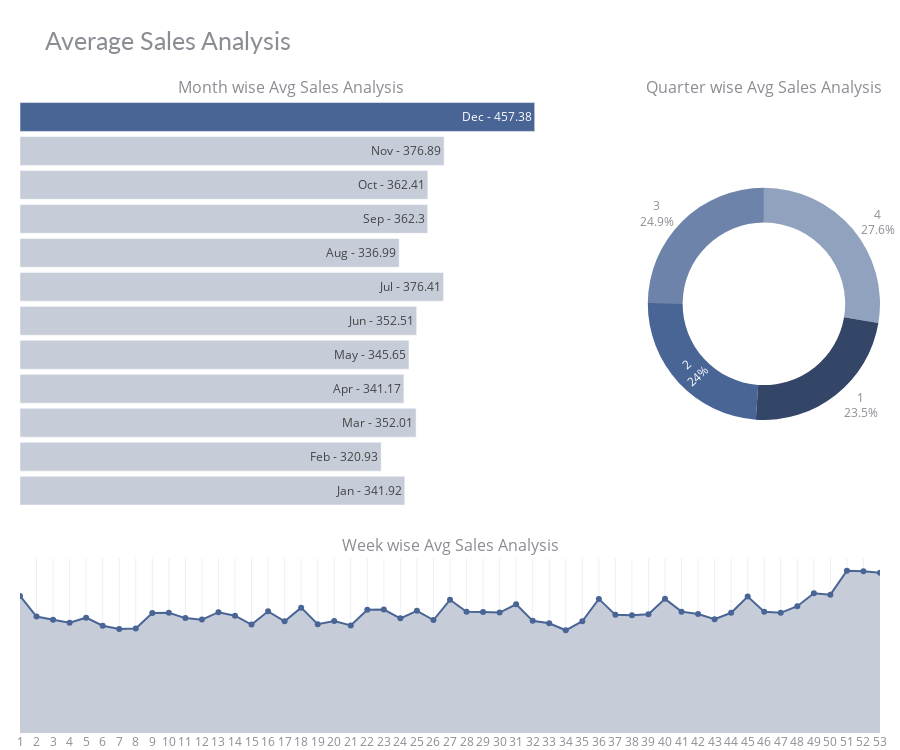

Notebook code cell kept with this figure:
### Code cell
# data
df_m_sa = data.groupby('month').agg({"sales" : "mean"}).reset_index()
df_m_sa['sales'] = round(df_m_sa['sales'],2)
df_m_sa['month_text'] = df_m_sa['month'].apply(lambda x: calendar.month_abbr[x])
df_m_sa['text'] = df_m_sa['month_text'] + ' - ' + df_m_sa['sales'].astype(str) 

df_w_sa = data.groupby('week').agg({"sales" : "mean"}).reset_index() 
df_q_sa = data.groupby('quarter').agg({"sales" : "mean"}).reset_index() 
# chart color
df_m_sa['color'] = '#496595'
df_m_sa['color'][:-1] = '#c6ccd8'
df_w_sa['color'] = '#c6ccd8'

# chart
fig = make_subplots(rows=2, cols=2, vertical_spacing=0.08,
                    row_heights=[0.7, 0.3], 
                    specs=[[{"type": "bar"}, {"type": "pie"}],
                           [{"colspan": 2}, None]],
                    column_widths=[0.7, 0.3],
                    subplot_titles=("Month wise Avg Sales Analysis", "Quarter wise Avg Sales Analysis", 
                                    "Week wise Avg Sales Analysis"))

fig.add_trace(go.Bar(x=df_m_sa['sales'], y=df_m_sa['month'], marker=dict(color= df_m_sa['color']),
                     text=df_m_sa['text'],textposition='auto',
                     name='Month', orientation='h'), 
                     row=1, col=1)
fig.add_trace(go.Pie(values=df_q_sa['sales'], labels=df_q_sa['quarter'], name='Quarter',
                     marker=dict(colors=['#334668','#496595','#6D83AA','#91A2BF','#C8D0DF']), hole=0.7,
                     hoverinfo='label+percent+value', textinfo='label+percent'), 
                     row=1, col=2)
fig.add_trace(go.Scatter(x=df_w_sa['week'], y=df_w_sa['sales'], mode='lines+markers', fill='tozeroy', fillcolor='#c6ccd8',
                     marker=dict(color= '#496595'), name='Week'), 
                     row=2, col=1)

# styling
fig.update_yaxes(visible=False, row=1, col=1)
fig.update_xaxes(visible=False, row=1, col=1)
fig.update_xaxes(tickmode = 'array', tickvals=df_w_sa.week, ticktext=[i for i in range(1,53)], 
                 row=2, col=1)
fig.update_yaxes(visible=False, row=2, col=1)
fig.update_layout(height=750, bargap=0.15,
                  margin=dict(b=0,r=20,l=20), 
                  title_text="Average Sales Analysis",
                  template="plotly_white",
                  title_font=dict(size=25, color='#8a8d93', family="Lato, sans-serif"),
                  font=dict(color='#8a8d93'),
                  hoverlabel=dict(bgcolor="#f2f2f2", font_size=13, font_family="Lato, sans-serif"),
                  showlegend=False)
fig.show()

### Figure 1 — Plotly figure (JSON) as saved in the notebook; plotly's stock layout.template omitted (floating-point values rounded to 4 significant figures)
{"data": [{"marker": {"color": ["#c6ccd8", "#c6ccd8", "#c6ccd8", "#c6ccd8", "#c6ccd8", "#c6ccd8", "#c6ccd8", "#c6ccd8", "#c6ccd8", "#c6ccd8", "#c6ccd8", "#496595"]}, "name": "Month", "orientation": "h", "text": ["Jan - 341.92", "Feb - 320.93", "Mar - 352.01", "Apr - 341.17", "May - 345.65", "Jun - 352.51", "Jul - 376.41", "Aug - 336.99", "Sep - 362.3", "Oct - 362.41", "Nov - 376.89", "Dec - 457.38"], "textposition": "auto", "type": "bar", "x": [341.9, 320.9, 352.0, 341.2, 345.6, 352.5, 376.4, 337.0, 362.3, 362.4, 376.9, 457.4], "xaxis": "x", "y": [1, 2, 3, 4, 5, 6, 7, 8, 9, 10, 11, 12], "yaxis": "y"}, {"domain": {"x": [0.73, 1], "y": [0.356, 1]}, "hole": 0.7, "hoverinfo": "label+percent+value", "labels": [1, 2, 3, 4], "marker": {"colors": ["#334668", "#496595", "#6D83AA", "#91A2BF", "#C8D0DF"]}, "name": "Quarter", "textinfo": "label+percent", "type": "pie", "values": [338.8, 346.5, 359.3, 399.2]}, {"fill": "tozeroy", "fillcolor": "#c6ccd8", "marker": {"color": "#496595"}, "mode": "lines+markers", "name": "Week", "type": "scatter", "x": [1, 2, 3, 4, 5, 6, 7, 8, 9, 10, 11, 12, 13, 14, 15, 16, 17, 18, 19, 20, 21, 22, 23, 24, 25, 26, 27, 28, 29, 30, 31, 32, 33, 34, 35, 36, 37, 38, 39, 40, 41, 42, 43, 44, 45, 46, 47, 48, 49, 50, 51, 52, 53], "xaxis": "x2", "y": [409.1, 347.5, 338.1, 329.2, 344.2, 320.1, 310.4, 311.9, 358.2, 358.6, 343.0, 338.4, 360.5, 350.2, 323.5, 363.1, 333.5, 374.1, 324.7, 334.4, 321.1, 367.7, 368.6, 342.2, 364.8, 337.2, 397.5, 362.0, 361.4, 359.6, 384.2, 334.7, 327.5, 306.6, 333.6, 400.3, 352.6, 351.5, 354.2, 400.3, 362.2, 354.9, 339.6, 358.8, 407.3, 361.6, 358.7, 378.6, 417.3, 412.9, 484.2, 482.9, 478.2], "yaxis": "y2"}], "layout": {"annotations": [{"font": {"size": 16}, "showarrow": false, "text": "Month wise Avg Sales Analysis", "x": 0.315, "xanchor": "center", "xref": "paper", "y": 1, "yanchor": "bottom", "yref": "paper"}, {"font": {"size": 16}, "showarrow": false, "text": "Quarter wise Avg Sales Analysis", "x": 0.865, "xanchor": "center", "xref": "paper", "y": 1, "yanchor": "bottom", "yref": "paper"}, {"font": {"size": 16}, "showarrow": false, "text": "Week wise Avg Sales Analysis", "x": 0.5, "xanchor": "center", "xref": "paper", "y": 0.276, "yanchor": "bottom", "yref": "paper"}], "bargap": 0.15, "font": {"color": "#8a8d93"}, "height": 750, "hoverlabel": {"bgcolor": "#f2f2f2", "font": {"family": "Lato, sans-serif", "size": 13}}, "margin": {"b": 0, "l": 20, "r": 20}, "showlegend": false, "title": {"font": {"color": "#8a8d93", "family": "Lato, sans-serif", "size": 25}, "text": "Average Sales Analysis"}, "xaxis": {"anchor": "y", "domain": [0, 0.63], "visible": false}, "xaxis2": {"anchor": "y2", "domain": [0, 1], "tickmode": "array", "ticktext": [1, 2, 3, 4, 5, 6, 7, 8, 9, 10, 11, 12, 13, 14, 15, 16, 17, 18, 19, 20, 21, 22, 23, 24, 25, 26, 27, 28, 29, 30, 31, 32, 33, 34, 35, 36, 37, 38, 39, 40, 41, 42, 43, 44, 45, 46, 47, 48, 49, 50, 51, 52], "tickvals": [1, 2, 3, 4, 5, 6, 7, 8, 9, 10, 11, 12, 13, 14, 15, 16, 17, 18, 19, 20, 21, 22, 23, 24, 25, 26, 27, 28, 29, 30, 31, 32, 33, 34, 35, 36, 37, 38, 39, 40, 41, 42, 43, 44, 45, 46, 47, 48, 49, 50, 51, 52, 53]}, "yaxis": {"anchor": "x", "domain": [0.356, 1], "visible": false}, "yaxis2": {"anchor": "x2", "domain": [0, 0.276], "visible": false}}}
